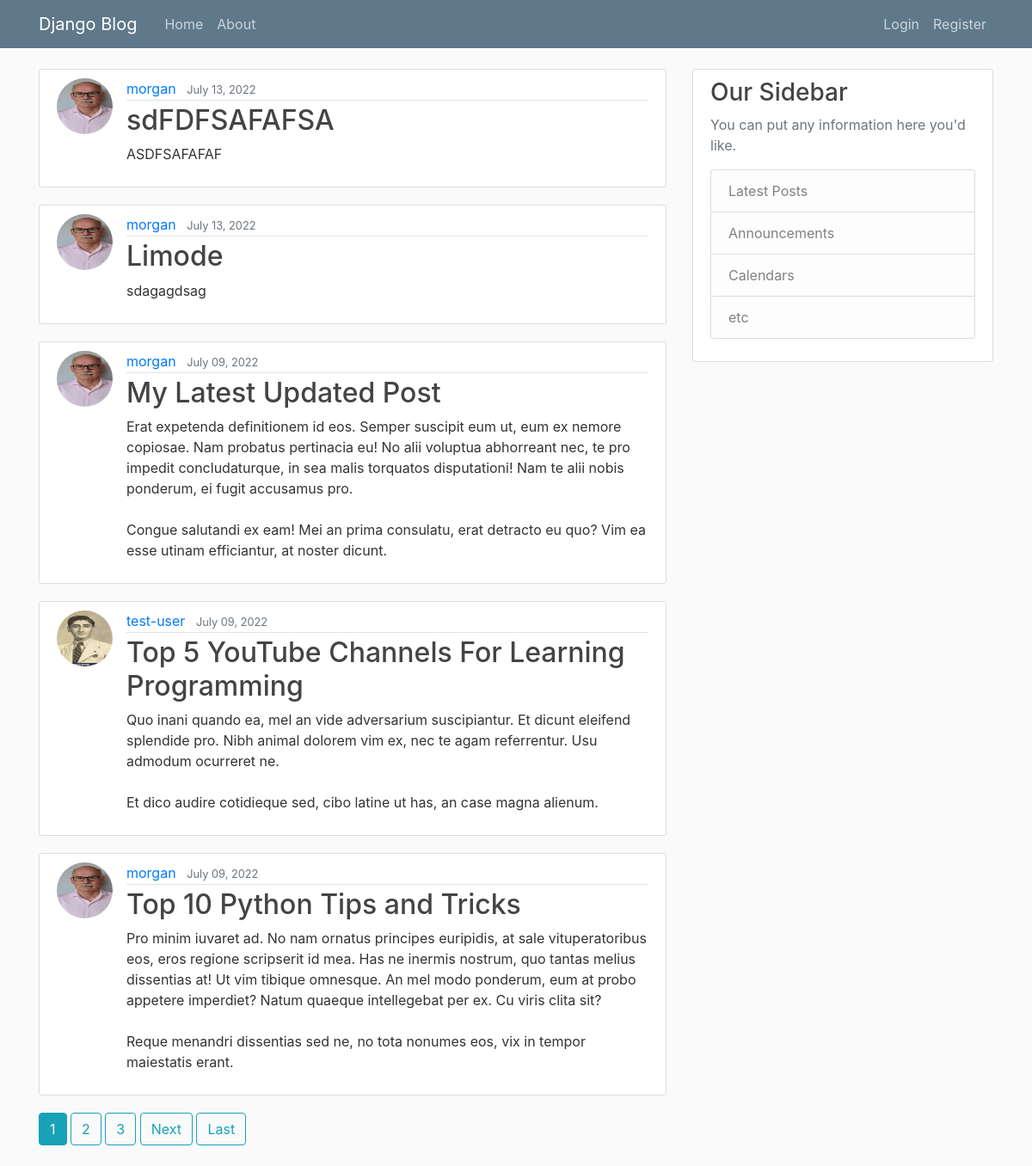
The page / on the database its author committed.
### blog/models.py (models this page shows, shortened)
class Post(models.Model):
    title = models.CharField(max_length=100)
    content = models.TextField()
    date_posted = models.DateTimeField(default=timezone.now)
    author = models.ForeignKey(User, on_delete=models.CASCADE)

### users/models.py (models this page shows, shortened)
class Profile(models.Model):
    user = models.OneToOneField(User, on_delete=models.CASCADE)
    image = models.ImageField(default='default.jpg', upload_to='profile_pics')

### blog/views.py (the view)
# urls.py: path('', PostListView.as_view(), name='blog-home'),
class PostListView(ListView):
    model = Post
    template_name = 'blog/home.html'  # <app>/<model>_<viewtype>.html
    context_object_name = 'posts'
    ordering = ['-date_posted']
    paginate_by = 5

### blog/templates/blog/home.html (shortened to what this page needs)
{% extends "blog/base.html" %}
{% block content %}
      {% for post in posts %}
      <article class="media content-section">
            <img class ='rounded-circle article-img 'src = '{{ post.author.profile.image.url }}'>
            <div class="media-body">
                  <div class="article-metadata">
                        <a class="mr-2" href="{% url 'user-posts' post.author.username %}">{{ post.author }}</a>
                        <small class="text-muted">{{ post.date_posted|date:"F d, Y" }}</small>
                  </div>
                  <h2><a class="article-title" href=" {% url 'post-detail'  post.id %}">{{ post.title }}</a></h2>
                  <p class="article-content">{{ post.content }}</p>
            </div>
      </article>
      {% endfor %}
      {% if is_paginated %}
      {% for num in page_obj.paginator.page_range %}
        {% if page_obj.number == num %}
          <a class="btn btn-info mb-4" href="?page={{ num }}">{{ num }}</a>
        {% elif num > page_obj.number|add:'-3' and num < page_obj.number|add:'3' %}
          <a class="btn btn-outline-info mb-4" href="?page={{ num }}">{{ num }}</a>
        {% endif %}
      {% endfor %}
      {% if page_obj.has_next %}
        <a class="btn btn-outline-info mb-4" href="?page={{ page_obj.next_page_number }}">Next</a>
        <a class="btn btn-outline-info mb-4" href="?page={{ page_obj.paginator.num_pages }}">Last</a>
      {% endif %}
    {% endif %}
{% endblock content %}

### blog/static/blog/main.css (style rules this page uses)
body { background: #fafafa; color: #333333; margin-top: 5rem; }
h1, h2, h3, h4, h5, h6 { color: #444444; }
.content-section { background: #ffffff; padding: 10px 20px; border: 1px solid #dddddd; border-radius: 3px; margin-bottom: 20px; }
.article-title { color: #444444; }
.article-content { white-space: pre-line; }
.article-img { height: 65px; width: 65px; margin-right: 16px; }
.article-metadata { padding-bottom: 1px; margin-bottom: 4px; border-bottom: 1px solid #e3e3e3 }

### rows shown on the page
Post: author.profile.image (picture), author "morgan", date_posted "July 13, 2022", title "sdFDFSAFAFSA", content "ASDFSAFAFAF"
Post: author.profile.image (picture), author "morgan", date_posted "July 13, 2022", title "Limode", content "sdagagdsag"
Post: author.profile.image (picture), author "morgan", date_posted "July 09, 2022", title "My Latest Updated Post", content "Erat expetenda definitionem id eos. Semper suscipit eum ut, eum ex nemore copiosae. Nam probatus pertinacia eu! No alii voluptua abhorreant nec, te pro impedit concludaturque, in sea malis torquatos disputationi! Nam te alii nobis ponderum, ei fugit accusamus pro. Congue salutandi ex eam! Mei an prima consulatu, erat detracto eu quo? Vim ea esse utinam efficiantur, at noster dicunt."
Post: author.profile.image (placeholder picture), author "test-user", date_posted "July 09, 2022", title "Top 5 YouTube Channels For Learning Programming", content "Quo inani quando ea, mel an vide adversarium suscipiantur. Et dicunt eleifend splendide pro. Nibh animal dolorem vim ex, nec te agam referrentur. Usu admodum ocurreret ne. Et dico audire cotidieque sed, cibo latine ut has, an case magna alienum."
Post: author.profile.image (picture), author "morgan", date_posted "July 09, 2022", title "Top 10 Python Tips and Tricks", content "Pro minim iuvaret ad. No nam ornatus principes euripidis, at sale vituperatoribus eos, eros regione scripserit id mea. Has ne inermis nostrum, quo tantas melius dissentias at! Ut vim tibique omnesque. An mel modo ponderum, eum at probo appetere imperdiet? Natum quaeque intellegebat per ex. Cu viris clita sit? Reque menandri dissentias sed ne, no tota nonumes eos, vix in tempor maiestatis erant."

### other values the page prints
{{ num }} "1"
{{ num }} "2" "3"
